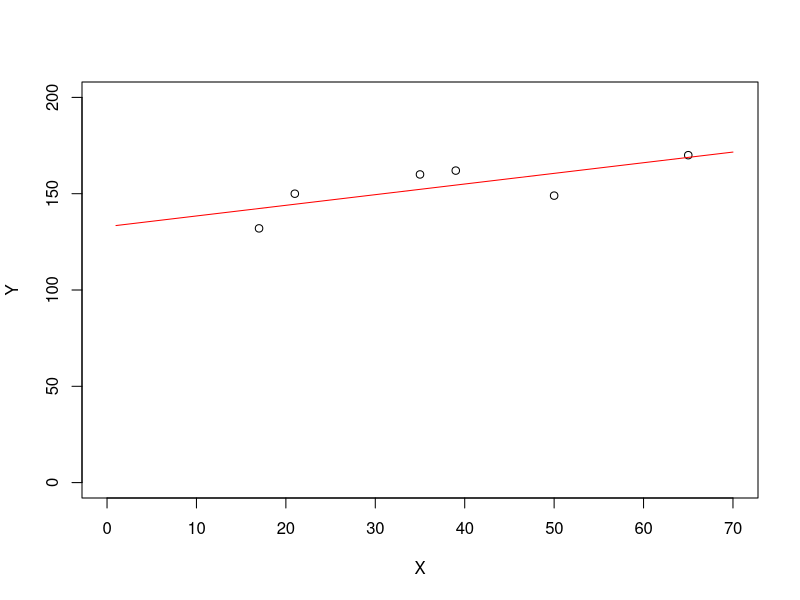
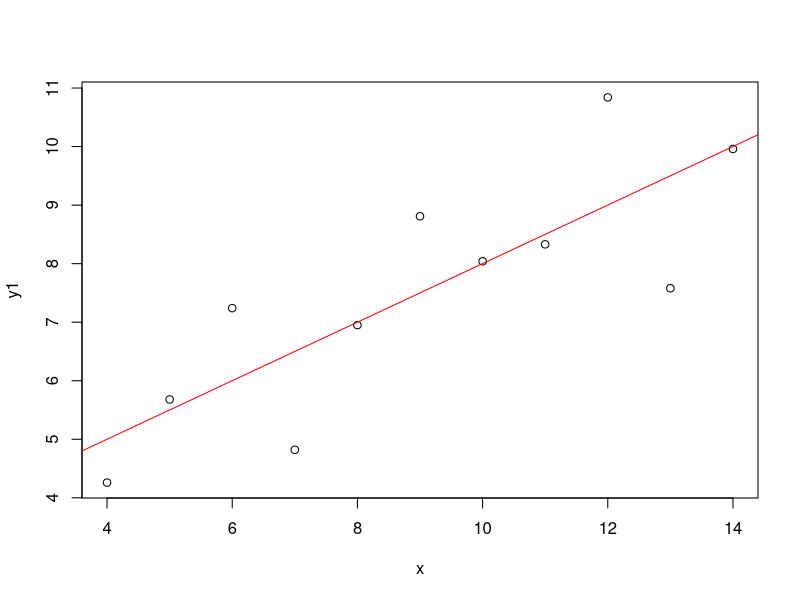

Write the R code that produced these figures, in order.

## Regression Analysis
X <- c(17, 21,35, 39, 50, 65)
Y <- c(132, 150, 160, 162, 149, 170)
plot(X, Y, xlim=c(0,70), ylim=c(0,200))

X_avg <- mean(X)
Y_avg <- mean(Y)

B1 <- (sum(X*Y)-6*X_avg*Y_avg)/(sum(X^2)-6*X_avg^2)
B1

B0 <- Y_avg- B1 * X_avg
B0

# y = 0.5529606 * x + 132.913
x <- 1:70
y <- 0.5529606 * x + 132.913
lines(x,y, col="red")

# use lm => linear model
X <- c(17,   21,  35,  39,  50,  65)
Y <- c(132, 150, 160, 162, 149, 170)
fit <- lm(Y ~ X)
fit
?lm


## 使用Quartet 資料集
library(car)
data(Quartet)
View(Quartet)
plot(y1 ~ x, data = Quartet)

## 使用lm 做一項式回歸分析
fit <- lm(y1 ~ x, data = Quartet)
fit

## 將迴歸模型繪製在圖上
abline(fit, col="red")

## 產生預測結果
predict(fit, data.frame(x=c(16, 18)))
16 * 0.5001 + 3.0001
18 * 0.5001 + 3.0001
